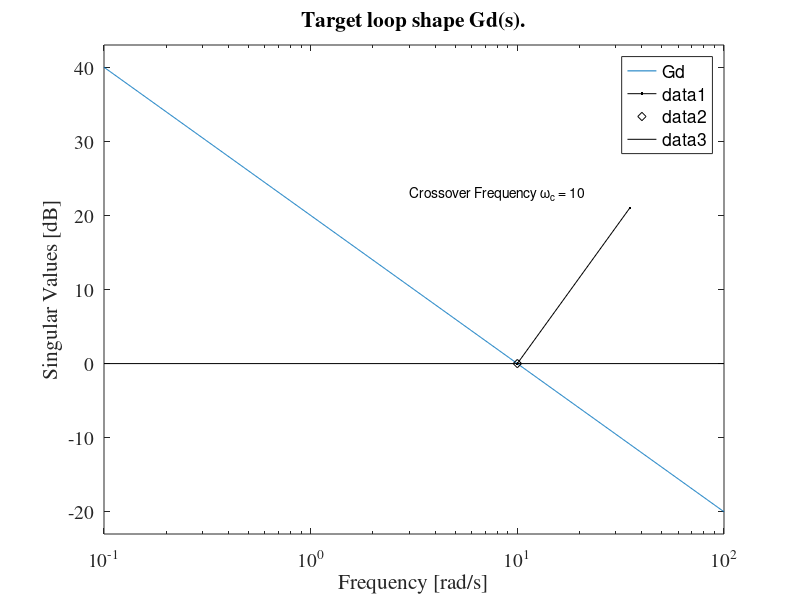

The MATLAB source for this figure: (Note: this script raises an error after producing the figure.)

%% Plant model

numG = [0,0,292.423];
denG = [1,14.117,1.259];
G = tf(numG, denG);

 clf, sigma(G,'g',{.1,100});
title('Singular value plot for theeta/U')
s = zpk('s'); 
Gd =10/s;     
sigma(Gd,{.1 100})
grid
title('Target loop shape Gd(s).')
set(gca,'FontSize',9,'Fontsize',14,'FontName','Times')
%%
% create textarrow pointing to crossover frequency Wc
hold on;
plot([10,35],[0,21],'k.-'); 
plot(10,0,'kd');
plot([.1,100],[0 0],'k');
text(3,23,'Crossover Frequency \omega_c = 10');
hold off;
%Using LOOPSYN to Compute the Optimal Loop-Shaping Controller
[K,CL,GAM] = loopsyn(G,Gd);
GAM
K
%comparison
L = G*K;              % form the compensated loop L
figure

sigma(Gd,'b',L,'r--',{.1,100});
set(gca,'FontSize',9,'Fontsize',14,'FontName','Times')
grid on
legend('Gd (target loop shape)','L (actual loop shape)');
%Analyzing the Shaped-Loop L, Closed-Loop T, and Sensitivity S
T = feedback(L,eye(1));
T.InputName = {'Force'};
S = eye(1)-T;

% SIGMA frequency response plots
figure

sigma(inv(S),'m',T,'g',L,'r--',Gd,'b',Gd/GAM,'b:',...
	Gd*GAM,'b:',{.1,100})
grid on
legend('1/\sigma(S) performance',...
	'\sigma(T) robustness',...
	'\sigma(L) open loop',...
	'\sigma(Gd) target loop shape',...
	'\sigma(Gd) \pm GAM(dB)');
set(gca,'FontSize',9,'Fontsize',14,'FontName','Times')


set(findobj(gca,'Type','line','-not','Color','b'),'LineWidth',2);
h = findobj(gca,'Type','line','-not','Color','b');
set(h,'LineWidth',2);

% figure
% step(T,8)
% title('Responses to step commands');
% S = stepinfo(T)
figure
impulse(T,8)

title('Responses to impulse commands');
set(gca,'FontSize',9,'Fontsize',14,'FontName','Times')